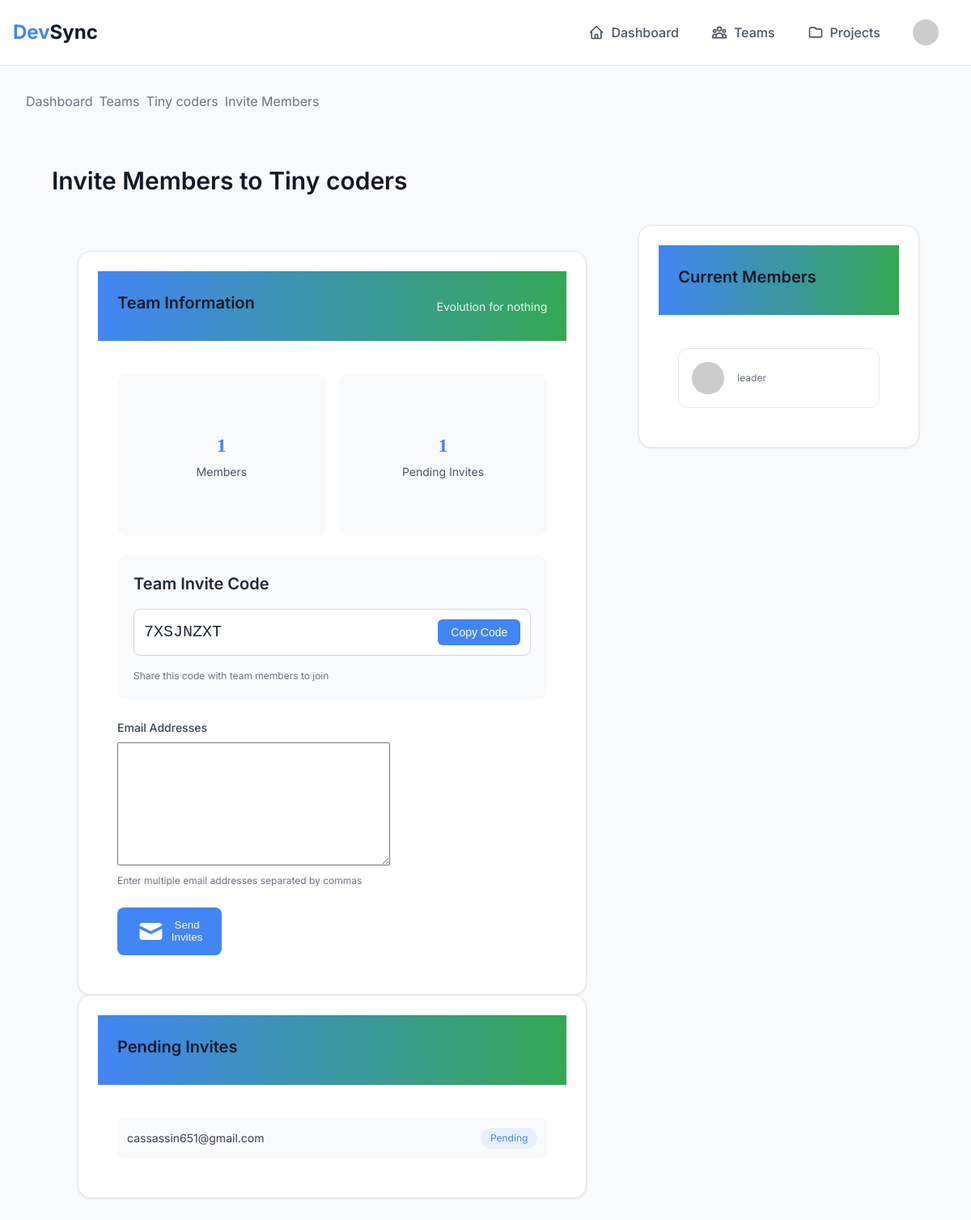
Screenshot of /teams/1/invite/ (signed in) with the database file from the repository.
### devcord/models.py (models this page shows, shortened)
class Team(models.Model):
    TEAM_TYPES = (
        ('individual', 'Individual'),
        ('group', 'Group'),
    )
    name = models.CharField(max_length=100, unique=True)
    description = models.TextField(blank=True)
    team_type = models.CharField(max_length=20, choices=TEAM_TYPES, default='individual')
    created_at = models.DateTimeField(auto_now_add=True)
    updated_at = models.DateTimeField(auto_now=True)
    creator = models.ForeignKey(User, on_delete=models.CASCADE, related_name='created_teams')
    members = models.ManyToManyField(User, through='TeamMember', related_name='teams')
    invite_code = models.CharField(max_length=8, unique=True, blank=True)
    is_active = models.BooleanField(default=True)
    class Meta:
        ordering = ['-created_at']

class TeamInvite(models.Model):
    STATUS_CHOICES = [
        ('pending', 'Pending'),
        ('accepted', 'Accepted'),
        ('declined', 'Declined'),
        ('expired', 'Expired')
    ]
    team = models.ForeignKey(Team, on_delete=models.CASCADE, related_name='invites')
    email = models.EmailField()
    invite_code = models.CharField(max_length=8)
    status = models.CharField(max_length=10, choices=STATUS_CHOICES, default='pending')
    created_at = models.DateTimeField(auto_now_add=True)
    expires_at = models.DateTimeField()
    created_by = models.ForeignKey(User, on_delete=models.CASCADE, related_name='sent_invites')

class TeamMember(models.Model):
    ROLE_CHOICES = (
        ('admin', 'Admin'),
        ('developer', 'Developer'),
        ('reviewer', 'Reviewer'),
    )
    STATUS_CHOICES = (
        ('online', 'Online'),
        ('offline', 'Offline'),
        ('away', 'Away'),
    )
    user = models.ForeignKey(User, on_delete=models.CASCADE)
    team = models.ForeignKey(Team, on_delete=models.CASCADE)
    role = models.CharField(max_length=20, choices=ROLE_CHOICES, default='developer')
    status = models.CharField(max_length=20, choices=STATUS_CHOICES, default='offline')
    joined_at = models.DateTimeField(auto_now_add=True)
    last_active = models.DateTimeField(auto_now=True)
    class Meta:
        unique_together = ('user', 'team')

### devcord/views.py (the view)
# urls.py: path('teams/<int:team_id>/invite/', views.team_invite, name='team-invite'),
@login_required
def team_invite(request, team_id):
    team = get_object_or_404(Team, id=team_id)
    if not TeamMember.objects.filter(team=team, user=request.user, role='leader').exists():
        messages.error(request, 'You do not have permission to invite members.')
        return redirect('team-detail', team_id=team.id)
    if request.method == 'POST':
        form = TeamInviteForm(request.POST)
        if form.is_valid():
            emails = [email.strip() for email in form.cleaned_data['emails'].split(',')]
            for email in emails:
                invite, created = TeamInvite.objects.get_or_create(
                    team=team,
                    email=email,
                    defaults={
                        'created_by': request.user,
                        'status': 'pending',
                        'invite_code': team.invite_code
                    }
                )
                if not created:
                    invite.status = 'pending'
                    invite.created_by = request.user
                    invite.save()
                join_url = request.build_absolute_uri(reverse('team-join'))
                context = {
                    'team_name': team.name,
                    'team_description': team.description,
                    'inviter_name': request.user.get_full_name() or request.user.username,
                    'invite_code': team.invite_code,
                    'join_url': join_url,
                    'expires_in_days': 7  # Set invite expiration
                }
                html_message = render_to_string('emails/team_invite.html', context)
                text_message = render_to_string('emails/team_invite.txt', context)
                try:
                    send_mail(
                        subject=f'Invitation to join {team.name} on DevSync',
                        message=text_message,
                        from_email=settings.DEFAULT_FROM_EMAIL,
                        recipient_list=[email],
                        html_message=html_message,
                        fail_silently=False,
                    )
                    messages.success(request, f'Invitation sent to {email}')
                except Exception as e:
                    messages.error(request, f'Failed to send invitation to {email}: {str(e)}')
            return redirect('team-invite', team_id=team.id)
    else:
        form = TeamInviteForm()
    pending_invites = TeamInvite.objects.filter(
        team=team,
        status='pending'
    ).order_by('-created_at')
    team_members = TeamMember.objects.filter(team=team).select_related('user')
    return render(request, 'teams/team_invite.html', {
        'form': form,
        'team': team,
        'pending_invites': pending_invites,
        'team_members': team_members,
        'title': f'Invite Members to {team.name}'
    })

### devcord/forms.py
class TeamInviteForm(forms.Form):
    emails = forms.CharField(widget=forms.Textarea, label="Email Addresses (comma-separated)")

### templates/teams/team_invite.html (shortened to what this page needs)
{% extends 'base.html' %}
{% load static %}
{% block extra_css %}
<link rel="stylesheet" href="{% static 'css/dashboard.css' %}">
{% endblock %}
{% block breadcrumbs %}
<a href="{% url 'dashboard' %}" class="breadcrumb-item">Dashboard</a>
<a href="{% url 'team-list' %}" class="breadcrumb-item">Teams</a>
<a href="{% url 'team-detail' team.id %}" class="breadcrumb-item">{{ team.name }}</a>
<span class="breadcrumb-item">Invite Members</span>
{% endblock %}
{% block content %}
<div class="dashboard-container">
    <div class="dashboard-header">
        <h1 class="header-title">Invite Members to {{ team.name }}</h1>
    </div>
    <div class="dashboard-grid">
        <div class="main-content">
            <div class="card">
                <div class="card-header">
                    <h2 class="card-title">Team Information</h2>
                    <p class="card-subtitle">{{ team.description }}</p>
                </div>
                <div class="card-body">
                    <div class="stats-grid">
                        <div class="stat-card">
                            <div class="stat-value">{{ team.members.count }}</div>
                            <div class="stat-label">Members</div>
                        </div>
                        <div class="stat-card">
                            <div class="stat-value">{{ pending_invites.count }}</div>
                            <div class="stat-label">Pending Invites</div>
                        </div>
                    </div>
                    <div class="invite-code-section">
                        <h3 class="section-title">Team Invite Code</h3>
                        <div class="code-display">
                            <span>{{ team.invite_code }}</span>
                            <button class="copy-btn" onclick="copyInviteCode()">
                                Copy Code
                            </button>
                        </div>
                        <p class="form-text">Share this code with team members to join</p>
                    </div>
                    <form method="post" class="invite-form">
                        <div class="form-group">
                            <label class="form-label">Email Addresses</label>
                            {{ form.emails }}
                            <div class="form-text">Enter multiple email addresses separated by commas</div>
                        </div>
                        <button type="submit" class="btn-primary">
                            <svg xmlns="http://www.w3.org/2000/svg" class="h-5 w-5" viewBox="0 0 20 20" fill="currentColor">
                                <path d="M2.003 5.884L10 9.882l7.997-3.998A2 2 0 0016 4H4a2 2 0 00-1.997 1.884z" />
                                <path d="M18 8.118l-8 4-8-4V14a2 2 0 002 2h12a2 2 0 002-2V8.118z" />
                            </svg>
                            Send Invites
                        </button>
                    </form>
                </div>
            </div>
            {% if pending_invites %}
            <div class="card mt-6">
                <div class="card-header">
                    <h2 class="card-title">Pending Invites</h2>
                </div>
                <div class="card-body">
                    <div class="invite-list">
                        {% for invite in pending_invites %}
                        <div class="invite-item">
                            <span class="invite-email">{{ invite.email }}</span>
                            <span class="invite-status">Pending</span>
                        </div>
                        {% endfor %}
                    </div>
                </div>
            </div>
            {% endif %}
        </div>
        <div class="sidebar">
            <div class="card">
                <div class="card-header">
                    <h2 class="card-title">Current Members</h2>
                </div>
                <div class="card-body">
                    <div class="members-grid">
                        {% for member in team_members %}
                        <div class="member-card">
                            <img src="{% if member.user.developer_profile.avatar %}{{ member.user.developer_profile.avatar.url }}{% else %}https://ui-avatars.com/api/?name={{ member.user.get_full_name|urlencode }}{% endif %}"
                                 alt="{{ member.user.get_full_name }}"
                                 class="member-avatar">
                            <div class="member-info">
                                <div class="member-role">{{ member.role }}</div>
                            </div>
                        </div>
                        {% endfor %}
                    </div>
                </div>
            </div>
        </div>
    </div>
</div>
{% endblock %}

### static/css/base.css (style rules this page uses)
:root { --primary: #4285f4; --success: #34a853; --warning: #fbbc05; --danger: #ea4335; --gray-50: #f9fafb; --gray-100: #f3f4f6; --gray-200: #e5e7eb; --gray-300: #d1d5db; --gray-400: #9ca3af; --gray-500: #6b7280; --gray-600: #4b5563; --gray-700: #374151; --gray-800: #1f2937; --gray-900: #111827; }
* { margin: 0; padding: 0; box-sizing: border-box; }
body { font-family: 'Inter', sans-serif; line-height: 1.5; color: var(--gray-800); background-color: var(--gray-50); }
.app-container { min-height: 100vh; display: flex; flex-direction: column; }
.main-content { flex: 1; max-width: 1280px; margin: 0 auto; width: 100%; padding: 2rem; }
.breadcrumb-item { color: inherit; text-decoration: none; }
.card { background-color: white; border-radius: 0.5rem; box-shadow: 0 1px 2px 0 rgba(0, 0, 0, 0.05); border: 1px solid var(--gray-200); padding: 1.5rem; }
.card-header { display: flex; align-items: center; justify-content: space-between; margin-bottom: 1rem; }
.card-title { font-size: 1.25rem; font-weight: 600; color: var(--gray-900); }
.btn-primary { background-color: var(--primary); color: white; }
.form-group { margin-bottom: 1rem; }
.form-label { display: block; font-size: 0.875rem; font-weight: 500; color: var(--gray-700); margin-bottom: 0.25rem; }

### static/css/dashboard.css (style rules this page uses)
.dashboard-container { padding: 2rem; }
.dashboard-header { margin-bottom: 2rem; }
.dashboard-grid { display: grid; grid-template-columns: repeat(3, 1fr); gap: 1.5rem; margin-bottom: 2rem; }
.stat-card { padding: 2rem; border-radius: 1rem; display: flex; flex-direction: column; align-items: center; justify-content: center; text-align: center; min-height: 200px; }
.section-title { font-size: 1.25rem; font-weight: 600; color: #1f2937; }
.stats-grid { display: grid; grid-template-columns: repeat(auto-fit, minmax(280px, 1fr)); gap: 2rem; margin-bottom: 4rem; }
.stat-card { background-color: var(--surface-color); border: 1px solid var(--border-color); border-radius: 0.375rem; padding: 2rem; text-align: center; transition: transform 0.3s ease; }
.stat-value { font-family: 'Playfair Display', Georgia, serif; font-size: 2.5rem; font-weight: 500; color: var(--text-primary); margin-bottom: 0.75rem; }
.member-avatar { width: 3rem; height: 3rem; border-radius: 50%; border: 2px solid var(--surface-color); margin-left: -0.75rem; transition: transform 0.2s ease; }
.member-avatar:first-child { margin-left: 0; }

### rows the page displays
Team: name "Tiny coders", description "Evolution for nothing", members.count "1", invite_code "7XSJNZXT"
TeamInvite: email "cassassin651@gmail.com"
TeamMember: role "leader"

### other values shown
{{ pending_invites.count }} "1"
